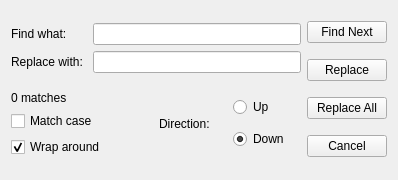
<?xml version="1.0" encoding="UTF-8"?>
<ui version="4.0">
 <class>FindWindow</class>
 <widget class="QWidget" name="FindWindow">
  <property name="geometry">
   <rect>
    <x>0</x>
    <y>0</y>
    <width>398</width>
    <height>180</height>
   </rect>
  </property>
  <property name="minimumSize">
   <size>
    <width>398</width>
    <height>180</height>
   </size>
  </property>
  <property name="maximumSize">
   <size>
    <width>398</width>
    <height>180</height>
   </size>
  </property>
  <property name="windowTitle">
   <string>Find</string>
  </property>
  <layout class="QHBoxLayout" name="horizontalLayout_2">
   <item>
    <layout class="QVBoxLayout" name="verticalLayout_12">
     <item>
      <layout class="QGridLayout" name="findReplaceGrid">
       <item row="0" column="0">
        <widget class="QLabel" name="findLabel">
         <property name="text">
          <string>Find what:</string>
         </property>
        </widget>
       </item>
       <item row="0" column="1">
        <widget class="QLineEdit" name="findText"/>
       </item>
       <item row="1" column="0">
        <widget class="QLabel" name="replaceLabel">
         <property name="text">
          <string>Replace with: </string>
         </property>
        </widget>
       </item>
       <item row="1" column="1">
        <widget class="QLineEdit" name="replaceText"/>
       </item>
      </layout>
     </item>
     <item>
      <layout class="QHBoxLayout" name="horizontalLayout_4">
       <item>
        <layout class="QVBoxLayout" name="verticalLayout_13">
         <item>
          <widget class="QLabel" name="matchesCountLabel">
           <property name="text">
            <string>0 matches</string>
           </property>
          </widget>
         </item>
         <item>
          <widget class="QCheckBox" name="matchCaseBox">
           <property name="text">
            <string>Match case</string>
           </property>
          </widget>
         </item>
         <item>
          <widget class="QCheckBox" name="wrapAroundBox">
           <property name="text">
            <string>Wrap around</string>
           </property>
           <property name="checked">
            <bool>true</bool>
           </property>
           <property name="tristate">
            <bool>false</bool>
           </property>
          </widget>
         </item>
        </layout>
       </item>
       <item>
        <layout class="QHBoxLayout" name="horizontalLayout">
         <item>
          <widget class="QLabel" name="directionLabel">
           <property name="text">
            <string>Direction:</string>
           </property>
           <property name="alignment">
            <set>Qt::AlignmentFlag::AlignLeading|Qt::AlignmentFlag::AlignLeft|Qt::AlignmentFlag::AlignVCenter</set>
           </property>
          </widget>
         </item>
         <item>
          <layout class="QVBoxLayout" name="verticalLayout">
           <item>
            <widget class="QRadioButton" name="directionUpButton">
             <property name="text">
              <string>Up</string>
             </property>
             <property name="checked">
              <bool>false</bool>
             </property>
            </widget>
           </item>
           <item>
            <widget class="QRadioButton" name="directionDownButton">
             <property name="text">
              <string>Down</string>
             </property>
             <property name="checked">
              <bool>true</bool>
             </property>
            </widget>
           </item>
          </layout>
         </item>
        </layout>
       </item>
      </layout>
     </item>
    </layout>
   </item>
   <item>
    <layout class="QVBoxLayout" name="buttonLayout">
     <item>
      <widget class="QPushButton" name="findNextButton">
       <property name="text">
        <string>Find Next</string>
       </property>
      </widget>
     </item>
     <item>
      <widget class="QPushButton" name="replaceButton">
       <property name="text">
        <string>Replace</string>
       </property>
      </widget>
     </item>
     <item>
      <widget class="QPushButton" name="replaceAllButton">
       <property name="text">
        <string>Replace All</string>
       </property>
      </widget>
     </item>
     <item>
      <widget class="QPushButton" name="cancelButton">
       <property name="text">
        <string>Cancel</string>
       </property>
      </widget>
     </item>
    </layout>
   </item>
  </layout>
 </widget>
 <resources/>
 <connections>
  <connection>
   <sender>cancelButton</sender>
   <signal>clicked()</signal>
   <receiver>FindWindow</receiver>
   <slot>close()</slot>
   <hints>
    <hint type="sourcelabel">
     <x>347</x>
     <y>147</y>
    </hint>
    <hint type="destinationlabel">
     <x>198</x>
     <y>89</y>
    </hint>
   </hints>
  </connection>
 </connections>
</ui>
